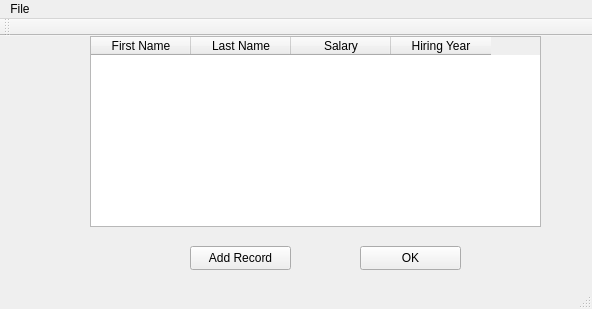
<?xml version="1.0" encoding="UTF-8"?>
<ui version="4.0">
 <class>DatabaseForm</class>
 <widget class="QMainWindow" name="DatabaseForm">
  <property name="geometry">
   <rect>
    <x>0</x>
    <y>0</y>
    <width>592</width>
    <height>309</height>
   </rect>
  </property>
  <property name="windowTitle">
   <string>Database Form</string>
  </property>
  <widget class="QWidget" name="centralWidget">
   <widget class="QTableWidget" name="tableWidget">
    <property name="geometry">
     <rect>
      <x>90</x>
      <y>0</y>
      <width>451</width>
      <height>191</height>
     </rect>
    </property>
    <column>
     <property name="text">
      <string>First Name</string>
     </property>
    </column>
    <column>
     <property name="text">
      <string>Last Name</string>
     </property>
    </column>
    <column>
     <property name="text">
      <string>Salary</string>
     </property>
    </column>
    <column>
     <property name="text">
      <string>Hiring Year</string>
     </property>
    </column>
   </widget>
   <widget class="QPushButton" name="add">
    <property name="geometry">
     <rect>
      <x>190</x>
      <y>210</y>
      <width>101</width>
      <height>24</height>
     </rect>
    </property>
    <property name="text">
     <string>Add Record</string>
    </property>
   </widget>
   <widget class="QPushButton" name="ok">
    <property name="geometry">
     <rect>
      <x>360</x>
      <y>210</y>
      <width>101</width>
      <height>24</height>
     </rect>
    </property>
    <property name="text">
     <string>OK</string>
    </property>
   </widget>
  </widget>
  <widget class="QMenuBar" name="menuBar">
   <property name="geometry">
    <rect>
     <x>0</x>
     <y>0</y>
     <width>592</width>
     <height>22</height>
    </rect>
   </property>
   <widget class="QMenu" name="menuFile">
    <property name="title">
     <string>File</string>
    </property>
    <addaction name="actionSave_3"/>
   </widget>
   <addaction name="menuFile"/>
  </widget>
  <widget class="QToolBar" name="mainToolBar">
   <attribute name="toolBarArea">
    <enum>TopToolBarArea</enum>
   </attribute>
   <attribute name="toolBarBreak">
    <bool>false</bool>
   </attribute>
  </widget>
  <widget class="QStatusBar" name="statusBar"/>
  <action name="actionSave">
   <property name="checkable">
    <bool>true</bool>
   </property>
   <property name="enabled">
    <bool>true</bool>
   </property>
   <property name="text">
    <string>Save</string>
   </property>
  </action>
  <action name="actionSave_3">
   <property name="checkable">
    <bool>false</bool>
   </property>
   <property name="text">
    <string>Save</string>
   </property>
  </action>
 </widget>
 <layoutdefault spacing="6" margin="11"/>
 <resources/>
 <connections/>
</ui>
